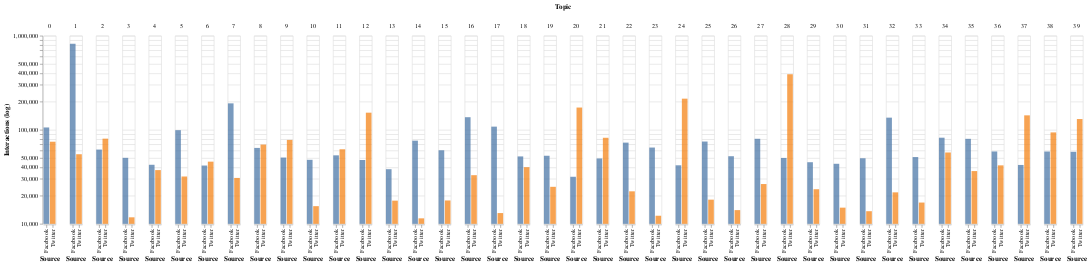

Notebook code cell kept with this figure:
### Code cell
p_data = grouped.copy()
p_data["source"] = p_data.index.get_level_values("source")
p_data.columns = ["count", "sum", "mean", "Source"]
p_data.reset_index(inplace=True)
p_data["Topic"] = p_data.topic_interpretation

chart = alt.Chart(p_data).mark_bar().encode(
    alt.X("Source:N"),
    alt.Y("sum(sum):Q", 
          scale=alt.Scale(type="log", base=10),
          title="Interactions (log)"),
    column=alt.Column("topic:O", title="Topic"),
    color=alt.Color("Source", legend=None),
    opacity=alt.value(0.75),
    tooltip=["Topic"]
).properties(
    width=20
)

#chart.save(os.path.join(figures_path, "topics", "interactions_per_source.html"))
chart

### Figure 1 — Vega-Lite specification as saved in the notebook (floating-point values rounded to 4 significant figures)
{"$schema": "https://vega.github.io/schema/vega-lite/v3.4.0.json", "config": {"mark": {"tooltip": null}, "view": {"height": 300, "width": 400}}, "data": {"name": "data-ac91a7fc7f07d11bac42b6972d47b0d1"}, "datasets": {"data-ac91a7fc7f07d11bac42b6972d47b0d1": [{"Source": "Facebook", "Topic": "-", "count": 301, "mean": 351.7, "source": "Facebook", "sum": 105855, "topic": 0, "topic_interpretation": "-"}, {"Source": "Twitter", "Topic": "-", "count": 575, "mean": 129.9, "source": "Twitter", "sum": 74694, "topic": 0, "topic_interpretation": "-"}, {"Source": "Facebook", "Topic": "Wahlwerbung & Dank", "count": 1403, "mean": 587.5, "source": "Facebook", "sum": 824235, "topic": 1, "topic_interpretation": "Wahlwerbung & Dank"}, {"Source": "Twitter", "Topic": "Wahlwerbung & Dank", "count": 907, "mean": 60.6, "source": "Twitter", "sum": 54967, "topic": 1, "topic_interpretation": "Wahlwerbung & Dank"}, {"Source": "Facebook", "Topic": "Linke Themen", "count": 263, "mean": 234.3, "source": "Facebook", "sum": 61623, "topic": 2, "topic_interpretation": "Linke Themen"}, {"Source": "Twitter", "Topic": "Linke Themen", "count": 258, "mean": 312.0, "source": "Twitter", "sum": 80505, "topic": 2, "topic_interpretation": "Linke Themen"}, {"Source": "Facebook", "Topic": "-", "count": 242, "mean": 208.0, "source": "Facebook", "sum": 50335, "topic": 3, "topic_interpretation": "-"}, {"Source": "Twitter", "Topic": "-", "count": 210, "mean": 55.85, "source": "Twitter", "sum": 11729, "topic": 3, "topic_interpretation": "-"}, {"Source": "Facebook", "Topic": "-", "count": 181, "mean": 234.6, "source": "Facebook", "sum": 42462, "topic": 4, "topic_interpretation": "-"}, {"Source": "Twitter", "Topic": "-", "count": 144, "mean": 258.9, "source": "Twitter", "sum": 37284, "topic": 4, "topic_interpretation": "-"}, {"Source": "Facebook", "Topic": "FPÖ", "count": 324, "mean": 305.8, "source": "Facebook", "sum": 99072, "topic": 5, "topic_interpretation": "FPÖ"}, {"Source": "Twitter", "Topic": "FPÖ", "count": 240, "mean": 132.8, "source": "Twitter", "sum": 31867, "topic": 5, "topic_interpretation": "FPÖ"}, {"Source": "Facebook", "Topic": "Wandel (Partei)", "count": 226, "mean": 184.4, "source": "Facebook", "sum": 41681, "topic": 6, "topic_interpretation": "Wandel (Partei)"}, {"Source": "Twitter", "Topic": "Wandel (Partei)", "count": 146, "mean": 314.0, "source": "Twitter", "sum": 45843, "topic": 6, "topic_interpretation": "Wandel (Partei)"}, {"Source": "Facebook", "Topic": "Anti-Rechts", "count": 617, "mean": 309.6, "source": "Facebook", "sum": 191025, "topic": 7, "topic_interpretation": "Anti-Rechts"}, {"Source": "Twitter", "Topic": "Anti-Rechts", "count": 602, "mean": 51.11, "source": "Twitter", "sum": 30771, "topic": 7, "topic_interpretation": "Anti-Rechts"}, {"Source": "Facebook", "Topic": "-", "count": 234, "mean": 274.2, "source": "Facebook", "sum": 64165, "topic": 8, "topic_interpretation": "-"}, {"Source": "Twitter", "Topic": "-", "count": 183, "mean": 380.5, "source": "Twitter", "sum": 69635, "topic": 8, "topic_interpretation": "-"}, {"Source": "Facebook", "Topic": "Extrem Links", "count": 315, "mean": 160.9, "source": "Facebook", "sum": 50675, "topic": 9, "topic_interpretation": "Extrem Links"}, {"Source": "Twitter", "Topic": "Extrem Links", "count": 274, "mean": 284.7, "source": "Twitter", "sum": 78018, "topic": 9, "topic_interpretation": "Extrem Links"}, {"Source": "Facebook", "Topic": "Liberal", "count": 217, "mean": 221.0, "source": "Facebook", "sum": 47967, "topic": 10, "topic_interpretation": "Liberal"}, {"Source": "Twitter", "Topic": "Liberal", "count": 214, "mean": 72.05, "source": "Twitter", "sum": 15419, "topic": 10, "topic_interpretation": "Liberal"}, {"Source": "Facebook", "Topic": "-", "count": 250, "mean": 214.0, "source": "Facebook", "sum": 53497, "topic": 11, "topic_interpretation": "-"}, {"Source": "Twitter", "Topic": "-", "count": 226, "mean": 274.6, "source": "Twitter", "sum": 62056, "topic": 11, "topic_interpretation": "-"}, {"Source": "Facebook", "Topic": "-", "count": 247, "mean": 193.3, "source": "Facebook", "sum": 47753, "topic": 12, "topic_interpretation": "-"}, {"Source": "Twitter", "Topic": "-", "count": 201, "mean": 756.3, "source": "Twitter", "sum": 152021, "topic": 12, "topic_interpretation": "-"}, {"Source": "Facebook", "Topic": "Mobilisierung Wien", "count": 178, "mean": 214.0, "source": "Facebook", "sum": 38099, "topic": 13, "topic_interpretation": "Mobilisierung Wien"}, {"Source": "Twitter", "Topic": "Mobilisierung Wien", "count": 155, "mean": 113.8, "source": "Twitter", "sum": 17644, "topic": 13, "topic_interpretation": "Mobilisierung Wien"}, {"Source": "Facebook", "Topic": "ORF Wahldebatte", "count": 209, "mean": 366.7, "source": "Facebook", "sum": 76634, "topic": 14, "topic_interpretation": "ORF Wahldebatte"}, {"Source": "Twitter", "Topic": "ORF Wahldebatte", "count": 175, "mean": 65.37, "source": "Twitter", "sum": 11440, "topic": 14, "topic_interpretation": "ORF Wahldebatte"}, {"Source": "Facebook", "Topic": "Mobilisierung Länder", "count": 242, "mean": 250.3, "source": "Facebook", "sum": 60577, "topic": 15, "topic_interpretation": "Mobilisierung Länder"}, {"Source": "Twitter", "Topic": "Mobilisierung Länder", "count": 194, "mean": 91.37, "source": "Twitter", "sum": 17726, "topic": 15, "topic_interpretation": "Mobilisierung Länder"}, {"Source": "Facebook", "Topic": "-", "count": 529, "mean": 257.3, "source": "Facebook", "sum": 136111, "topic": 16, "topic_interpretation": "-"}, {"Source": "Twitter", "Topic": "-", "count": 1007, "mean": 32.68, "source": "Twitter", "sum": 32908, "topic": 16, "topic_interpretation": "-"}, {"Source": "Facebook", "Topic": "Puls4 Wahldebatte", "count": 387, "mean": 279.1, "source": "Facebook", "sum": 108018, "topic": 17, "topic_interpretation": "Puls4 Wahldebatte"}, {"Source": "Twitter", "Topic": "Puls4 Wahldebatte", "count": 272, "mean": 47.86, "source": "Twitter", "sum": 13018, "topic": 17, "topic_interpretation": "Puls4 Wahldebatte"}, {"Source": "Facebook", "Topic": "Emotionen", "count": 215, "mean": 242.4, "source": "Facebook", "sum": 52106, "topic": 18, "topic_interpretation": "Emotionen"}, {"Source": "Twitter", "Topic": "Emotionen", "count": 202, "mean": 198.2, "source": "Twitter", "sum": 40043, "topic": 18, "topic_interpretation": "Emotionen"}, {"Source": "Facebook", "Topic": "Außenpolitik", "count": 214, "mean": 247.5, "source": "Facebook", "sum": 52967, "topic": 19, "topic_interpretation": "Außenpolitik"}, {"Source": "Twitter", "Topic": "Außenpolitik", "count": 213, "mean": 116.2, "source": "Twitter", "sum": 24753, "topic": 19, "topic_interpretation": "Außenpolitik"}, {"Source": "Facebook", "Topic": "Wahlprognose", "count": 209, "mean": 151.5, "source": "Facebook", "sum": 31662, "topic": 20, "topic_interpretation": "Wahlprognose"}, {"Source": "Twitter", "Topic": "Wahlprognose", "count": 271, "mean": 636.3, "source": "Twitter", "sum": 172438, "topic": 20, "topic_interpretation": "Wahlprognose"}, {"Source": "Facebook", "Topic": "Umwelt", "count": 219, "mean": 226.3, "source": "Facebook", "sum": 49558, "topic": 21, "topic_interpretation": "Umwelt"}, {"Source": "Twitter", "Topic": "Umwelt", "count": 203, "mean": 405.2, "source": "Twitter", "sum": 82256, "topic": 21, "topic_interpretation": "Umwelt"}, {"Source": "Facebook", "Topic": "-", "count": 300, "mean": 243.5, "source": "Facebook", "sum": 73039, "topic": 22, "topic_interpretation": "-"}, {"Source": "Twitter", "Topic": "-", "count": 338, "mean": 65.59, "source": "Twitter", "sum": 22171, "topic": 22, "topic_interpretation": "-"}, {"Source": "Facebook", "Topic": "-", "count": 312, "mean": 207.5, "source": "Facebook", "sum": 64745, "topic": 23, "topic_interpretation": "-"}, {"Source": "Twitter", "Topic": "-", "count": 233, "mean": 52.33, "source": "Twitter", "sum": 12194, "topic": 23, "topic_interpretation": "-"}, {"Source": "Facebook", "Topic": "-", "count": 184, "mean": 227.9, "source": "Facebook", "sum": 41925, "topic": 24, "topic_interpretation": "-"}, {"Source": "Twitter", "Topic": "-", "count": 174, "mean": 1232.0, "source": "Twitter", "sum": 214287, "topic": 24, "topic_interpretation": "-"}, {"Source": "Facebook", "Topic": "Polarisierung", "count": 299, "mean": 250.8, "source": "Facebook", "sum": 75002, "topic": 25, "topic_interpretation": "Polarisierung"}, {"Source": "Twitter", "Topic": "Polarisierung", "count": 278, "mean": 65.03, "source": "Twitter", "sum": 18079, "topic": 25, "topic_interpretation": "Polarisierung"}, {"Source": "Facebook", "Topic": "Strache", "count": 219, "mean": 239.1, "source": "Facebook", "sum": 52365, "topic": 26, "topic_interpretation": "Strache"}, {"Source": "Twitter", "Topic": "Strache", "count": 175, "mean": 79.98, "source": "Twitter", "sum": 13996, "topic": 26, "topic_interpretation": "Strache"}, {"Source": "Facebook", "Topic": "-", "count": 250, "mean": 321.0, "source": "Facebook", "sum": 80238, "topic": 27, "topic_interpretation": "-"}, {"Source": "Twitter", "Topic": "-", "count": 240, "mean": 110.4, "source": "Twitter", "sum": 26500, "topic": 27, "topic_interpretation": "-"}, {"Source": "Facebook", "Topic": "-", "count": 241, "mean": 208.3, "source": "Facebook", "sum": 50193, "topic": 28, "topic_interpretation": "-"}, {"Source": "Twitter", "Topic": "-", "count": 273, "mean": 1429.0, "source": "Twitter", "sum": 390006, "topic": 28, "topic_interpretation": "-"}, {"Source": "Facebook", "Topic": "Neos", "count": 224, "mean": 201.8, "source": "Facebook", "sum": 45206, "topic": 29, "topic_interpretation": "Neos"}, {"Source": "Twitter", "Topic": "Neos", "count": 195, "mean": 119.7, "source": "Twitter", "sum": 23334, "topic": 29, "topic_interpretation": "Neos"}, {"Source": "Facebook", "Topic": "-", "count": 196, "mean": 221.9, "source": "Facebook", "sum": 43502, "topic": 30, "topic_interpretation": "-"}, {"Source": "Twitter", "Topic": "-", "count": 168, "mean": 88.48, "source": "Twitter", "sum": 14865, "topic": 30, "topic_interpretation": "-"}, {"Source": "Facebook", "Topic": "-", "count": 219, "mean": 227.4, "source": "Facebook", "sum": 49808, "topic": 31, "topic_interpretation": "-"}, {"Source": "Twitter", "Topic": "-", "count": 195, "mean": 69.88, "source": "Twitter", "sum": 13627, "topic": 31, "topic_interpretation": "-"}, {"Source": "Facebook", "Topic": "-", "count": 404, "mean": 333.2, "source": "Facebook", "sum": 134627, "topic": 32, "topic_interpretation": "-"}, {"Source": "Twitter", "Topic": "-", "count": 248, "mean": 87.17, "source": "Twitter", "sum": 21618, "topic": 32, "topic_interpretation": "-"}, {"Source": "Facebook", "Topic": "-", "count": 210, "mean": 244.3, "source": "Facebook", "sum": 51298, "topic": 33, "topic_interpretation": "-"}, {"Source": "Twitter", "Topic": "-", "count": 185, "mean": 91.02, "source": "Twitter", "sum": 16838, "topic": 33, "topic_interpretation": "-"}, {"Source": "Facebook", "Topic": "-", "count": 318, "mean": 259.1, "source": "Facebook", "sum": 82402, "topic": 34, "topic_interpretation": "-"}, {"Source": "Twitter", "Topic": "-", "count": 227, "mean": 252.8, "source": "Twitter", "sum": 57379, "topic": 34, "topic_interpretation": "-"}, {"Source": "Facebook", "Topic": "Greta Thunberg", "count": 301, "mean": 266.3, "source": "Facebook", "sum": 80163, "topic": 35, "topic_interpretation": "Greta Thunberg"}, {"Source": "Twitter", "Topic": "Greta Thunberg", "count": 199, "mean": 182.9, "source": "Twitter", "sum": 36399, "topic": 35, "topic_interpretation": "Greta Thunberg"}, {"Source": "Facebook", "Topic": "-", "count": 228, "mean": 258.0, "source": "Facebook", "sum": 58829, "topic": 36, "topic_interpretation": "-"}, {"Source": "Twitter", "Topic": "-", "count": 166, "mean": 252.2, "source": "Twitter", "sum": 41859, "topic": 36, "topic_interpretation": "-"}, {"Source": "Facebook", "Topic": "-", "count": 216, "mean": 195.7, "source": "Facebook", "sum": 42278, "topic": 37, "topic_interpretation": "-"}, {"Source": "Twitter", "Topic": "-", "count": 177, "mean": 804.6, "source": "Twitter", "sum": 142418, "topic": 37, "topic_interpretation": "-"}, {"Source": "Facebook", "Topic": "-", "count": 245, "mean": 239.7, "source": "Facebook", "sum": 58728, "topic": 38, "topic_interpretation": "-"}, {"Source": "Twitter", "Topic": "-", "count": 175, "mean": 536.0, "source": "Twitter", "sum": 93796, "topic": 38, "topic_interpretation": "-"}, {"Source": "Facebook", "Topic": "-", "count": 229, "mean": 254.9, "source": "Facebook", "sum": 58367, "topic": 39, "topic_interpretation": "-"}, {"Source": "Twitter", "Topic": "-", "count": 199, "mean": 653.9, "source": "Twitter", "sum": 130123, "topic": 39, "topic_interpretation": "-"}]}, "encoding": {"color": {"field": "Source", "legend": null, "type": "nominal"}, "column": {"field": "topic", "title": "Topic", "type": "ordinal"}, "opacity": {"value": 0.75}, "tooltip": [{"field": "Topic", "type": "nominal"}], "x": {"field": "Source", "type": "nominal"}, "y": {"aggregate": "sum", "field": "sum", "scale": {"base": 10, "type": "log"}, "title": "Interactions (log)", "type": "quantitative"}}, "mark": "bar", "width": 20}
